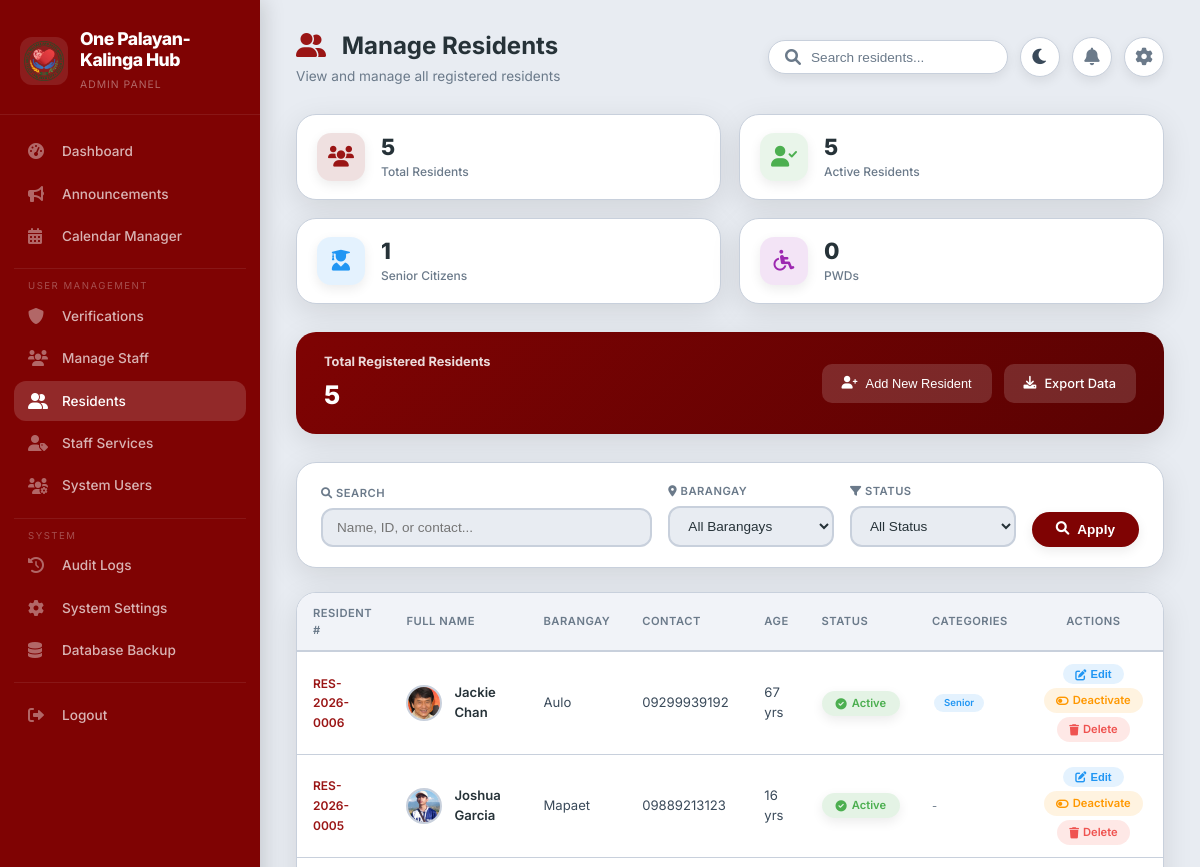
The page /admin/manage-residents.php (signed in, upper part) on the database as committed earlier.
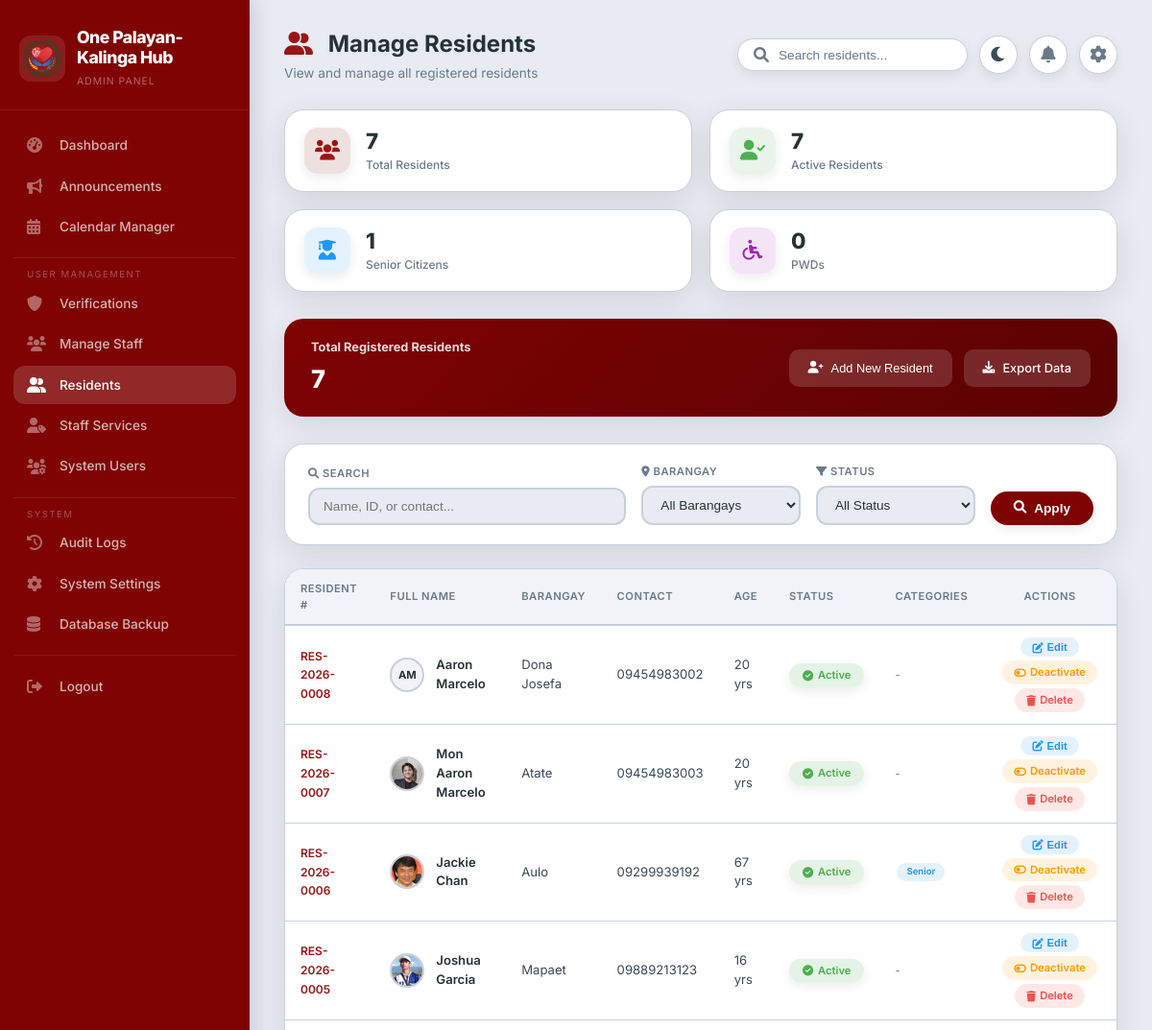
The same page on the database as committed later.
### tables this page shows
CREATE TABLE `residents` (
  `id` int(11) NOT NULL,
  `user_id` int(11) DEFAULT NULL,
  `resident_number` varchar(50) DEFAULT NULL,
  `first_name` varchar(100) NOT NULL,
  `last_name` varchar(100) NOT NULL,
  `middle_name` varchar(100) DEFAULT NULL,
  `suffix` varchar(20) DEFAULT NULL,
  `birth_date` date DEFAULT NULL,
  `gender` enum('Male','Female','Other') DEFAULT NULL,
  `civil_status` enum('Single','Married','Widowed','Divorced','Separated') DEFAULT NULL,
  `address` text DEFAULT NULL,
  `barangay` varchar(100) DEFAULT NULL,
  `city` varchar(100) DEFAULT NULL,
  `province` varchar(100) DEFAULT NULL,
  `postal_code` varchar(10) DEFAULT NULL,
  `household_number` varchar(50) DEFAULT NULL,
  `senior_citizen` tinyint(1) DEFAULT 0,
  `pwd` tinyint(1) DEFAULT 0,
  `occupation` varchar(100) DEFAULT NULL,
  `monthly_income` decimal(10,2) DEFAULT 0.00,
  `educational_attainment` varchar(100) DEFAULT NULL,
  `emergency_contact_name` varchar(100) DEFAULT NULL,
  `emergency_contact_number` varchar(20) DEFAULT NULL,
  `relationship` varchar(50) DEFAULT NULL,
  `contact_number` varchar(20) DEFAULT NULL,
  `email` varchar(100) DEFAULT NULL,
  `street` varchar(255) DEFAULT NULL,
  `is_active` tinyint(1) NOT NULL DEFAULT 1,
  `created_at` timestamp NOT NULL DEFAULT current_timestamp(),
  `updated_at` timestamp NOT NULL DEFAULT current_timestamp() ON UPDATE current_timestamp()
);

CREATE TABLE `users` (
  `user_id` int(11) NOT NULL,
  `username` varchar(50) NOT NULL,
  `password` varchar(255) NOT NULL,
  `email` varchar(100) NOT NULL,
  `first_name` varchar(50) NOT NULL,
  `last_name` varchar(50) NOT NULL,
  `contact_number` varchar(20) DEFAULT NULL,
  `address` text DEFAULT NULL,
  `role` enum('resident','staff','admin') DEFAULT 'resident',
  `status` enum('active','inactive') DEFAULT 'active',
  `created_at` timestamp NOT NULL DEFAULT current_timestamp(),
  `updated_at` timestamp NOT NULL DEFAULT current_timestamp() ON UPDATE current_timestamp(),
  `last_login` datetime DEFAULT NULL,
  `is_active` tinyint(1) NOT NULL DEFAULT 1,
  `profile_picture` varchar(255) DEFAULT NULL,
  `verification_status` enum('pending','verified','rejected') DEFAULT 'pending',
  `verification_date` timestamp NULL DEFAULT NULL,
  `verified_by` int(11) DEFAULT NULL
);

### admin/manage-residents.php (the view, shortened to what the changed rows need)
<?php
$database = new Database();
$db = $database->getConnection();
$page = isset($_GET['page']) ? max(1, intval($_GET['page'])) : 1;
$per_page = 10;
$offset = ($page - 1) * $per_page;
$query = "SELECT r.*, u.profile_picture
          FROM residents r
          LEFT JOIN users u ON r.user_id = u.user_id
          WHERE 1=1";
$query .= " ORDER BY r.created_at DESC LIMIT :offset, :per_page";
$stmt = $db->prepare($query);
$stmt->bindValue(':offset', $offset, PDO::PARAM_INT);
$stmt->bindValue(':per_page', $per_page, PDO::PARAM_INT);
$stmt->execute();
$residents = $stmt->fetchAll(PDO::FETCH_ASSOC);
$all_residents_query = "SELECT * FROM residents";
$all_residents = $db->query($all_residents_query)->fetchAll(PDO::FETCH_ASSOC);
$total_residents = count($all_residents);
$active_residents = count(array_filter($all_residents, function($r) { return $r['is_active'] == 1; }));
$dark_mode = isset($_COOKIE['dark_mode']) && $_COOKIE['dark_mode'] === 'enabled';
?>
<!DOCTYPE html>
<html lang="en" data-theme="<?php echo $dark_mode ? 'dark' : 'light'; ?>">
<head>
    <link rel="stylesheet" href="https://cdnjs.cloudflare.com/ajax/libs/font-awesome/6.0.0/css/all.min.css">
</head>
<body>
<div class="app-container">
    <div class="sidebar">
        <div class="sidebar-header">
            <div class="logo-wrapper">
                <div class="logo-text">
                    <h2>One Palayan-Kalinga Hub</h2>
                </div>
            </div>
        </div>
    </div>
    <div class="main-content">
        <div class="top-bar">
            <div class="page-title">
                <h1><i class="fas fa-user-friends" style="color: var(--maroon-light); margin-right: 10px;"></i> Manage Residents</h1>
            </div>
        </div>
        <div class="stats-grid">
            <div class="stat-card" onclick="window.location.href='manage-residents.php'">
                <div class="stat-info">
                    <h3><?php echo $total_residents; ?></h3>
                    <p>Total Residents</p>
                </div>
            </div>
            <div class="stat-card" onclick="window.location.href='manage-residents.php?status=1'">
                <div class="stat-info">
                    <h3><?php echo $active_residents; ?></h3>
                    <p>Active Residents</p>
                </div>
            </div>
        </div>
        <div class="quick-actions-bar">
            <div class="resident-info">
                <h4>Total Registered Residents</h4>
                <div class="count"><?php echo $total_residents; ?></div>
            </div>
        </div>
        <div class="table-container">
            <table class="data-table">
                <thead>
                    <tr>
                        <th>Resident #</th>
                        <th>Full Name</th>
                        <th>Barangay</th>
                        <th>Contact</th>
                        <th>Age</th>
                        <th>Status</th>
                        <th>Categories</th>
                        <th style="text-align: center;">Actions</th>
                    </tr>
                </thead>
                <tbody>
                    <?php if(empty($residents)): ?>
                        <tr>
                            <td colspan="8">
                                <div class="no-data">
                                    <i class="fas fa-users"></i>
                                    <p>No residents found</p>
                                </div>
                            </td>
                        </tr>
                    <?php else: ?>
                        <?php foreach($residents as $resident):
                            $age = date_diff(date_create($resident['birth_date']), date_create('today'))->y;
                            $categories = [];
                            if($resident['senior_citizen']) $categories[] = ['label' => 'Senior', 'class' => 'senior'];
                            $resident_initials = strtoupper(substr($resident['first_name'], 0, 1) . substr($resident['last_name'], 0, 1));
                            $profile_pic = !empty($resident['profile_picture']) && file_exists(__DIR__ . '/../' . $resident['profile_picture'])
                                ? '../' . $resident['profile_picture']
                                : '';
                        ?>
                        <tr>
                            <td><span class="resident-id"><?php echo htmlspecialchars($resident['resident_number']); ?></span></td>
                            <td>
                                <div class="resident-cell">
                                    <div class="resident-avatar">
                                        <?php if(!empty($profile_pic)): ?>
                                            <img src="<?php echo htmlspecialchars($profile_pic); ?>" alt="Profile">
                                        <?php else: ?>
                                            <span class="initials"><?php echo $resident_initials; ?></span>
                                        <?php endif; ?>
                                    </div>
                                    <span class="resident-name"><?php echo htmlspecialchars($resident['first_name'] . ' ' . $resident['last_name']); ?></span>
                                </div>
                            </td>
                            <td><?php echo htmlspecialchars($resident['barangay'] ?: 'N/A'); ?></td>
                            <td><?php echo htmlspecialchars($resident['contact_number'] ?: 'N/A'); ?></td>
                            <td><?php echo $age; ?> yrs</td>
                            <td>
                                <span class="status-badge <?php echo $resident['is_active'] == 1 ? 'active' : 'inactive'; ?>">
                                    <i class="fas fa-<?php echo $resident['is_active'] == 1 ? 'check-circle' : 'times-circle'; ?>"></i>
                                    <?php echo $resident['is_active'] == 1 ? 'Active' : 'Inactive'; ?>
                                </span>
                            </td>
                            <td>
                                <?php if(!empty($categories)): ?>
                                    <?php foreach($categories as $cat): ?>
                                        <span class="category-badge <?php echo $cat['class']; ?>"><?php echo $cat['label']; ?></span>
                                    <?php endforeach; ?>
                                <?php else: ?>
                                    <span style="color: var(--text-muted); font-size: 0.7rem;">-</span>
                                <?php endif; ?>
                            </td>
                            <td style="text-align: center;">
                                <div style="display: flex; gap: 4px; justify-content: center; flex-wrap: wrap;">
                                    <button onclick="openEditModal(<?php echo htmlspecialchars(json_encode($resident)); ?>)" class="btn-sm btn-edit">
                                        <i class="fas fa-edit"></i> Edit
                                    </button>
                                    <a href="?toggle_status=1&id=<?php echo $resident['id']; ?>" class="btn-sm btn-toggle" onclick="return confirm('Toggle resident status?')">
                                        <i class="fas fa-toggle-<?php echo $resident['is_active'] == 1 ? 'off' : 'on'; ?>"></i>
                                        <?php echo $resident['is_active'] == 1 ? 'Deactivate' : 'Activate'; ?>
                                    </a>
                                    <a href="?delete=1&id=<?php echo $resident['id']; ?>" class="btn-sm btn-delete" onclick="return confirm('Delete this resident? This action cannot be undone if no transactions exist.')">
                                        <i class="fas fa-trash"></i> Delete
                                    </a>
                                </div>
                            </td>
                        </tr>
                        <?php endforeach; ?>
                    <?php endif; ?>
                </tbody>
            </table>
        </div>
    </div>
</div>
</body>
</html>

Rows that differ between the two databases and show on the page:
added residents: resident_number "RES-2026-0008", resident_initials "AM", first_name+last_name "Aaron Marcelo", barangay "Dona Josefa", contact_number "09454983002", birth_date "20", is_active 1 (drawn)
added residents: resident_number "RES-2026-0007", user.profile_picture (picture), first_name+last_name "Mon Aaron Marcelo", barangay "Atate", contact_number "09454983003", birth_date "20", is_active 1 (drawn)
Other text that changed with them:
$total_residents: "5" → "7"
$active_residents: "5" → "7"
